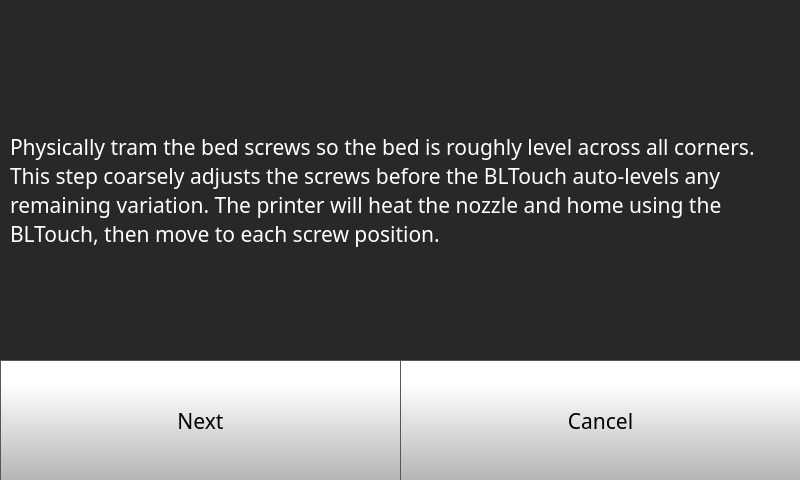
<?xml version="1.0" encoding="UTF-8"?>
<ui version="4.0">
 <class>bedLevelingPage</class>
 <widget class="QWidget" name="bedLevelingPage">
  <property name="geometry">
   <rect>
    <x>0</x>
    <y>0</y>
    <width>800</width>
    <height>480</height>
   </rect>
  </property>
  <property name="minimumSize">
   <size>
    <width>800</width>
    <height>480</height>
   </size>
  </property>
  <property name="maximumSize">
   <size>
    <width>800</width>
    <height>480</height>
   </size>
  </property>
  <property name="windowTitle">
   <string>Form</string>
  </property>
  <property name="styleSheet">
   <string notr="true">background-color: rgb(40, 40, 40);
</string>
  </property>
  <widget class="QStackedWidget" name="stackedWidget">
   <property name="geometry">
    <rect>
     <x>0</x>
     <y>0</y>
     <width>800</width>
     <height>480</height>
    </rect>
   </property>
   <property name="minimumSize">
    <size>
     <width>800</width>
     <height>480</height>
    </size>
   </property>
   <property name="maximumSize">
    <size>
     <width>800</width>
     <height>480</height>
    </size>
   </property>
   <property name="currentIndex">
    <number>0</number>
   </property>
   <widget class="QWidget" name="quickStep1Page">
    <widget class="QPushButton" name="quickStep1NextButton">
     <property name="geometry">
      <rect>
       <x>0</x>
       <y>360</y>
       <width>401</width>
       <height>121</height>
      </rect>
     </property>
     <property name="font">
      <font>
       <family>Gotham</family>
       <pointsize>16</pointsize>
      </font>
     </property>
     <property name="styleSheet">
      <string notr="true">QPushButton {
     border: 1px solid rgb(87, 87, 87);
	background-color: qlineargradient(spread:pad, x1:0, y1:1, x2:0, y2:0.188, stop:0 rgba(180, 180, 180, 255), stop:1 rgba(255, 255, 255, 255));


}

QPushButton:pressed {
    background-color: qlineargradient(x1: 0, y1: 0, x2: 0, y2: 1,
                                      stop: 0 #dadbde, stop: 1 #f6f7fa);
}

QPushButton:flat {
    border: none; /* no border for a flat push button */
}

QPushButton:default {
    border-color: navy; /* make the default button prominent */
}

QPushButton:focus {
	outline: none;
}</string>
     </property>
     <property name="text">
      <string>Next</string>
     </property>
     <property name="iconSize">
      <size>
       <width>40</width>
       <height>40</height>
      </size>
     </property>
    </widget>
    <widget class="QLabel" name="calibrateLabel_6">
     <property name="geometry">
      <rect>
       <x>10</x>
       <y>90</y>
       <width>781</width>
       <height>201</height>
      </rect>
     </property>
     <property name="font">
      <font>
       <family>Gotham</family>
       <pointsize>16</pointsize>
       <weight>50</weight>
       <bold>false</bold>
      </font>
     </property>
     <property name="styleSheet">
      <string notr="true">color: rgb(255, 255, 255);</string>
     </property>
     <property name="text">
      <string>Physically tram the bed screws so the bed is roughly level across all corners. This step coarsely adjusts the screws before the BLTouch auto-levels any remaining variation. The printer will heat the nozzle and home using the BLTouch, then move to each screw position.</string>
     </property>
     <property name="wordWrap">
      <bool>true</bool>
     </property>
    </widget>
    <widget class="QPushButton" name="quickStep1CancelButton">
     <property name="geometry">
      <rect>
       <x>400</x>
       <y>360</y>
       <width>401</width>
       <height>121</height>
      </rect>
     </property>
     <property name="font">
      <font>
       <family>Gotham</family>
       <pointsize>16</pointsize>
      </font>
     </property>
     <property name="styleSheet">
      <string notr="true">QPushButton {
     border: 1px solid rgb(87, 87, 87);
	background-color: qlineargradient(spread:pad, x1:0, y1:1, x2:0, y2:0.188, stop:0 rgba(180, 180, 180, 255), stop:1 rgba(255, 255, 255, 255));


}

QPushButton:pressed {
    background-color: qlineargradient(x1: 0, y1: 0, x2: 0, y2: 1,
                                      stop: 0 #dadbde, stop: 1 #f6f7fa);
}

QPushButton:flat {
    border: none; /* no border for a flat push button */
}

QPushButton:default {
    border-color: navy; /* make the default button prominent */
}

QPushButton:focus {
	outline: none;
}</string>
     </property>
     <property name="text">
      <string>Cancel</string>
     </property>
     <property name="iconSize">
      <size>
       <width>40</width>
       <height>40</height>
      </size>
     </property>
    </widget>
   </widget>
   <widget class="QWidget" name="quickStep2Page">
    <widget class="QLabel" name="CalibrationPoint1">
     <property name="geometry">
      <rect>
       <x>10</x>
       <y>110</y>
       <width>781</width>
       <height>241</height>
      </rect>
     </property>
     <property name="text">
      <string/>
     </property>
     <property name="alignment">
      <set>Qt::AlignCenter</set>
     </property>
    </widget>
    <widget class="QLabel" name="calibrateLabel_7">
     <property name="geometry">
      <rect>
       <x>10</x>
       <y>10</y>
       <width>781</width>
       <height>91</height>
      </rect>
     </property>
     <property name="font">
      <font>
       <family>Gotham</family>
       <pointsize>16</pointsize>
       <weight>50</weight>
       <bold>false</bold>
      </font>
     </property>
     <property name="styleSheet">
      <string notr="true">color: rgb(255, 255, 255);</string>
     </property>
     <property name="text">
      <string>Front-left screw (X≈50, Y≈100). Place a sheet of paper under the nozzle and turn the screw until you feel slight resistance when sliding the paper. Same drag = level.</string>
     </property>
     <property name="wordWrap">
      <bool>true</bool>
     </property>
    </widget>
    <widget class="QPushButton" name="quickStep2CancelButton">
     <property name="geometry">
      <rect>
       <x>400</x>
       <y>360</y>
       <width>401</width>
       <height>121</height>
      </rect>
     </property>
     <property name="font">
      <font>
       <family>Gotham</family>
       <pointsize>16</pointsize>
      </font>
     </property>
     <property name="styleSheet">
      <string notr="true">QPushButton {
     border: 1px solid rgb(87, 87, 87);
	background-color: qlineargradient(spread:pad, x1:0, y1:1, x2:0, y2:0.188, stop:0 rgba(180, 180, 180, 255), stop:1 rgba(255, 255, 255, 255));


}

QPushButton:pressed {
    background-color: qlineargradient(x1: 0, y1: 0, x2: 0, y2: 1,
                                      stop: 0 #dadbde, stop: 1 #f6f7fa);
}

QPushButton:flat {
    border: none; /* no border for a flat push button */
}

QPushButton:default {
    border-color: navy; /* make the default button prominent */
}

QPushButton:focus {
	outline: none;
}</string>
     </property>
     <property name="text">
      <string>Cancel</string>
     </property>
     <property name="iconSize">
      <size>
       <width>40</width>
       <height>40</height>
      </size>
     </property>
    </widget>
    <widget class="QPushButton" name="quickStep2NextButton">
     <property name="geometry">
      <rect>
       <x>0</x>
       <y>360</y>
       <width>401</width>
       <height>121</height>
      </rect>
     </property>
     <property name="font">
      <font>
       <family>Gotham</family>
       <pointsize>16</pointsize>
      </font>
     </property>
     <property name="styleSheet">
      <string notr="true">QPushButton {
     border: 1px solid rgb(87, 87, 87);
	background-color: qlineargradient(spread:pad, x1:0, y1:1, x2:0, y2:0.188, stop:0 rgba(180, 180, 180, 255), stop:1 rgba(255, 255, 255, 255));


}

QPushButton:pressed {
    background-color: qlineargradient(x1: 0, y1: 0, x2: 0, y2: 1,
                                      stop: 0 #dadbde, stop: 1 #f6f7fa);
}

QPushButton:flat {
    border: none; /* no border for a flat push button */
}

QPushButton:default {
    border-color: navy; /* make the default button prominent */
}

QPushButton:focus {
	outline: none;
}</string>
     </property>
     <property name="text">
      <string>Next</string>
     </property>
     <property name="iconSize">
      <size>
       <width>40</width>
       <height>40</height>
      </size>
     </property>
    </widget>
   </widget>
   <widget class="QWidget" name="quickStep3Page">
    <widget class="QPushButton" name="quickStep3NextButton">
     <property name="geometry">
      <rect>
       <x>0</x>
       <y>360</y>
       <width>401</width>
       <height>121</height>
      </rect>
     </property>
     <property name="font">
      <font>
       <family>Gotham</family>
       <pointsize>16</pointsize>
      </font>
     </property>
     <property name="styleSheet">
      <string notr="true">QPushButton {
     border: 1px solid rgb(87, 87, 87);
	background-color: qlineargradient(spread:pad, x1:0, y1:1, x2:0, y2:0.188, stop:0 rgba(180, 180, 180, 255), stop:1 rgba(255, 255, 255, 255));


}

QPushButton:pressed {
    background-color: qlineargradient(x1: 0, y1: 0, x2: 0, y2: 1,
                                      stop: 0 #dadbde, stop: 1 #f6f7fa);
}

QPushButton:flat {
    border: none; /* no border for a flat push button */
}

QPushButton:default {
    border-color: navy; /* make the default button prominent */
}

QPushButton:focus {
	outline: none;
}</string>
     </property>
     <property name="text">
      <string>Next</string>
     </property>
     <property name="iconSize">
      <size>
       <width>40</width>
       <height>40</height>
      </size>
     </property>
    </widget>
    <widget class="QPushButton" name="quickStep3CancelButton">
     <property name="geometry">
      <rect>
       <x>400</x>
       <y>360</y>
       <width>401</width>
       <height>121</height>
      </rect>
     </property>
     <property name="font">
      <font>
       <family>Gotham</family>
       <pointsize>16</pointsize>
      </font>
     </property>
     <property name="styleSheet">
      <string notr="true">QPushButton {
     border: 1px solid rgb(87, 87, 87);
	background-color: qlineargradient(spread:pad, x1:0, y1:1, x2:0, y2:0.188, stop:0 rgba(180, 180, 180, 255), stop:1 rgba(255, 255, 255, 255));


}

QPushButton:pressed {
    background-color: qlineargradient(x1: 0, y1: 0, x2: 0, y2: 1,
                                      stop: 0 #dadbde, stop: 1 #f6f7fa);
}

QPushButton:flat {
    border: none; /* no border for a flat push button */
}

QPushButton:default {
    border-color: navy; /* make the default button prominent */
}

QPushButton:focus {
	outline: none;
}</string>
     </property>
     <property name="text">
      <string>Cancel</string>
     </property>
     <property name="iconSize">
      <size>
       <width>40</width>
       <height>40</height>
      </size>
     </property>
    </widget>
    <widget class="QLabel" name="calibrateLabel_10">
     <property name="geometry">
      <rect>
       <x>10</x>
       <y>10</y>
       <width>781</width>
       <height>81</height>
      </rect>
     </property>
     <property name="font">
      <font>
       <family>Gotham</family>
       <pointsize>16</pointsize>
       <weight>50</weight>
       <bold>false</bold>
      </font>
     </property>
     <property name="styleSheet">
      <string notr="true">color: rgb(255, 255, 255);</string>
     </property>
     <property name="text">
      <string>Front-right screw (X≈950, Y≈100). Repeat the paper test — adjust the screw until you feel the same slight resistance as at the front-left.</string>
     </property>
     <property name="wordWrap">
      <bool>true</bool>
     </property>
    </widget>
    <widget class="QLabel" name="CalibrationPoint2">
     <property name="geometry">
      <rect>
       <x>10</x>
       <y>90</y>
       <width>781</width>
       <height>261</height>
      </rect>
     </property>
     <property name="text">
      <string/>
     </property>
     <property name="alignment">
      <set>Qt::AlignCenter</set>
     </property>
    </widget>
   </widget>
   <widget class="QWidget" name="quickStep4Page">
    <widget class="QPushButton" name="quickStep4CancelButton">
     <property name="geometry">
      <rect>
       <x>400</x>
       <y>360</y>
       <width>401</width>
       <height>121</height>
      </rect>
     </property>
     <property name="font">
      <font>
       <family>Gotham</family>
       <pointsize>16</pointsize>
      </font>
     </property>
     <property name="styleSheet">
      <string notr="true">QPushButton {
     border: 1px solid rgb(87, 87, 87);
	background-color: qlineargradient(spread:pad, x1:0, y1:1, x2:0, y2:0.188, stop:0 rgba(180, 180, 180, 255), stop:1 rgba(255, 255, 255, 255));


}

QPushButton:pressed {
    background-color: qlineargradient(x1: 0, y1: 0, x2: 0, y2: 1,
                                      stop: 0 #dadbde, stop: 1 #f6f7fa);
}

QPushButton:flat {
    border: none; /* no border for a flat push button */
}

QPushButton:default {
    border-color: navy; /* make the default button prominent */
}

QPushButton:focus {
	outline: none;
}</string>
     </property>
     <property name="text">
      <string>Cancel</string>
     </property>
     <property name="iconSize">
      <size>
       <width>40</width>
       <height>40</height>
      </size>
     </property>
    </widget>
    <widget class="QPushButton" name="quickStep4NextButton">
     <property name="geometry">
      <rect>
       <x>0</x>
       <y>360</y>
       <width>401</width>
       <height>121</height>
      </rect>
     </property>
     <property name="font">
      <font>
       <family>Gotham</family>
       <pointsize>16</pointsize>
      </font>
     </property>
     <property name="styleSheet">
      <string notr="true">QPushButton {
     border: 1px solid rgb(87, 87, 87);
	background-color: qlineargradient(spread:pad, x1:0, y1:1, x2:0, y2:0.188, stop:0 rgba(180, 180, 180, 255), stop:1 rgba(255, 255, 255, 255));


}

QPushButton:pressed {
    background-color: qlineargradient(x1: 0, y1: 0, x2: 0, y2: 1,
                                      stop: 0 #dadbde, stop: 1 #f6f7fa);
}

QPushButton:flat {
    border: none; /* no border for a flat push button */
}

QPushButton:default {
    border-color: navy; /* make the default button prominent */
}

QPushButton:focus {
	outline: none;
}</string>
     </property>
     <property name="text">
      <string>Done</string>
     </property>
     <property name="iconSize">
      <size>
       <width>40</width>
       <height>40</height>
      </size>
     </property>
    </widget>
    <widget class="QLabel" name="calibrateLabel_12">
     <property name="geometry">
      <rect>
       <x>10</x>
       <y>10</y>
       <width>781</width>
       <height>91</height>
      </rect>
     </property>
     <property name="font">
      <font>
       <family>Gotham</family>
       <pointsize>16</pointsize>
       <weight>50</weight>
       <bold>false</bold>
      </font>
     </property>
     <property name="styleSheet">
      <string notr="true">color: rgb(255, 255, 255);</string>
     </property>
     <property name="text">
      <string>Back-center screw (X≈500, Y≈900). Repeat the paper test. When done, press Done — then run BLTouch Z offset calibration and G29 (Auto Bed Level) to finish.</string>
     </property>
     <property name="wordWrap">
      <bool>true</bool>
     </property>
    </widget>
    <widget class="QLabel" name="CalibrationPoint3">
     <property name="geometry">
      <rect>
       <x>10</x>
       <y>100</y>
       <width>781</width>
       <height>251</height>
      </rect>
     </property>
     <property name="text">
      <string/>
     </property>
     <property name="alignment">
      <set>Qt::AlignCenter</set>
     </property>
    </widget>
   </widget>
  </widget>
 </widget>
 <resources>
  <include location="../../resources/resource.qrc"/>
 </resources>
 <connections/>
</ui>
